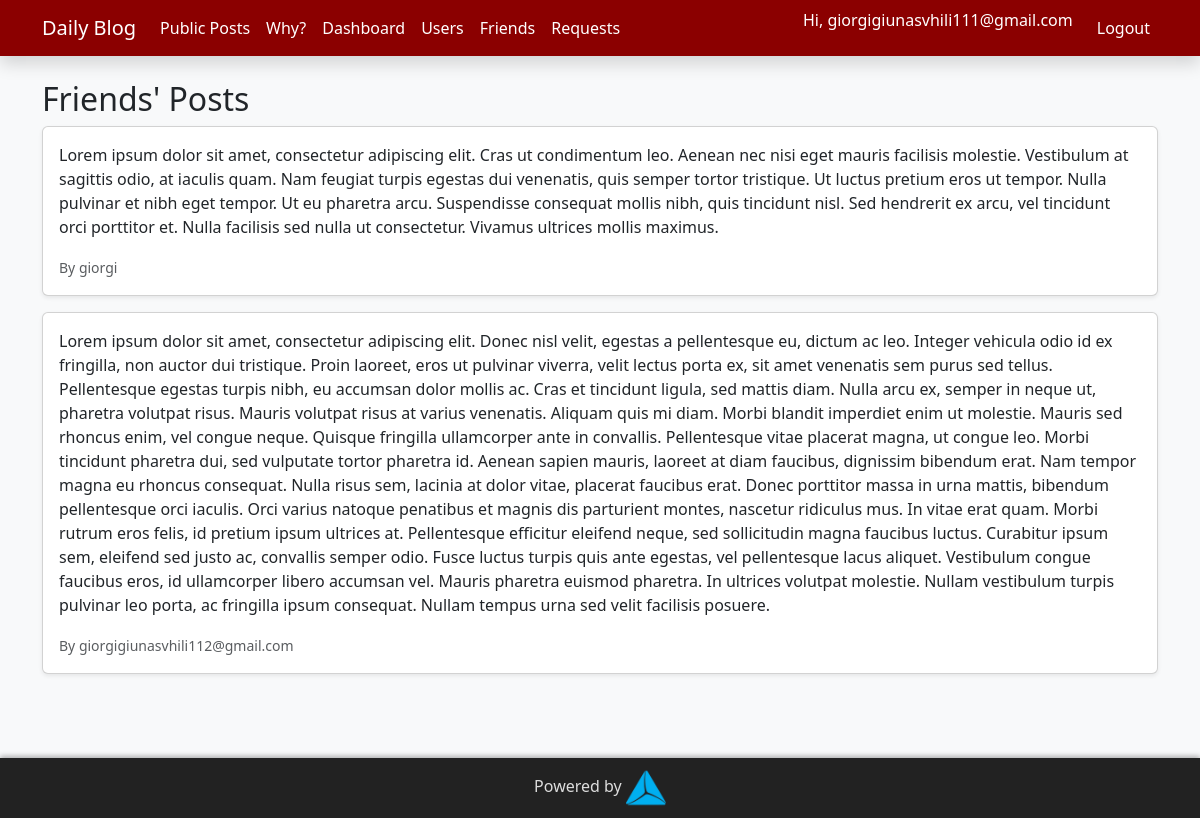
The page /friends (signed in) on the database its author committed.
### models.py (models this page shows)
class User(db.Model, UserMixin):
    id = db.Column(db.Integer, primary_key=True)
    username = db.Column(db.String(80), unique=True, nullable=False)
    password = db.Column(db.String(200), nullable=False)
    posts = db.relationship('Post', backref='author', lazy=True)
    friends = db.relationship('User', secondary=friendship,
        primaryjoin=(friendship.c.user_id == id),
        secondaryjoin=(friendship.c.friend_id == id),
        backref='friend_of')
    def is_admin(self): return self.username.lower() == 'admin'

class Post(db.Model):
    id = db.Column(db.Integer, primary_key=True)
    content = db.Column(db.Text, nullable=False)
    visibility = db.Column(db.String(10), nullable=False)
    user_id = db.Column(db.Integer, db.ForeignKey('user.id'), nullable=False)

### routes.py (the view)
@app.route('/friends')
@login_required
def friends():
    ids = [f.id for f in current_user.friends]
    posts = Post.query.filter(Post.user_id.in_(ids), Post.visibility == 'friends').order_by(Post.id.desc()).all()
    return render_template('friends.html', posts=posts)

### routes.py (called while the page is built)
@login.user_loader
def load_user(user_id): return db.session.get(User, int(user_id))

### templates/friends.html (shortened to what this page needs)
{% extends "base.html" %}
{% block content %}
  <h2>Friends' Posts</h2>
  {% for post in posts %}
    <div class="card mb-3 shadow-sm">
      <div class="card-body">
        <p>{{ post.content }}</p>
        <small class="text-muted">By {{ post.author.username }}</small>
      </div>
    </div>
  {% else %}
    <p>No posts visible from friends.</p>
  {% endfor %}
{% endblock %}

### templates/base.html (shortened to what this page needs)
<!DOCTYPE html>
<html lang="en">
<head>
  <link href="https://cdn.jsdelivr.net/npm/bootstrap@5.3.0/dist/css/bootstrap.min.css" rel="stylesheet" />
</head>
<body>
<nav class="navbar navbar-expand-lg navbar-dark shadow">
  <div class="container">
    <a class="navbar-brand" href="{{ url_for('home') }}">Daily Blog</a>
    <div class="collapse navbar-collapse" id="navbarNav">
      <ul class="navbar-nav me-auto mb-2 mb-lg-0">
        <li class="nav-item"><a class="nav-link" href="{{ url_for('home') }}">Public Posts</a></li>
        <li class="nav-item"><a class="nav-link" href="{{ url_for('why') }}">Why?</a></li>
        {% if current_user.is_authenticated %}
          <li class="nav-item"><a class="nav-link" href="{{ url_for('dashboard') }}">Dashboard</a></li>
          <li class="nav-item"><a class="nav-link" href="{{ url_for('users') }}">Users</a></li>
          <li class="nav-item"><a class="nav-link" href="{{ url_for('friends') }}">Friends</a></li>
          <li class="nav-item"><a class="nav-link" href="{{ url_for('requests') }}">Requests</a></li>
        {% endif %}
      </ul>
      <ul class="navbar-nav">
        {% if current_user.is_authenticated %}
          <li class="nav-item"><span class="navbar-text me-3 text-white">Hi, {{ current_user.username }}</span></li>
          <li class="nav-item"><a class="nav-link" href="{{ url_for('logout') }}">Logout</a></li>
        {% else %}
          <li class="nav-item"><a class="nav-link" href="{{ url_for('login') }}">Login</a></li>
          <li class="nav-item"><a class="nav-link" href="{{ url_for('register') }}">Register</a></li>
        {% endif %}
      </ul>
    </div>
  </div>
</nav>
<div class="container my-4">
  {% block content %}{% endblock %}
</div>
<footer>
  <div>
    Powered by
    <a href="https://tbceducation.ge" target="_blank" rel="noopener" style="color:#ffc107; text-decoration:none;">
      <img src="{{ url_for('static', filename='tbc.png') }}" alt="TBC Logo" />
    </a>
  </div>
</footer>
</body>
</html>

### templates/base.html (style rules this page uses)
body { background-color: #f8f9fa; padding-bottom: 120px; }
.navbar { background-color: #8B0000 !important; }
.navbar .nav-link, .navbar-brand { color: #fff !important; }
footer { position: fixed; bottom: 0; width: 100%; background-color: #222; color: #ddd; padding: 10px 0; text-align: center; box-shadow: 0 -2px 5px rgba(0,0,0,0.3); z-index: 9999; }
footer img { height: 40px; vertical-align: middle; }

### rows shown on the page
User: username "giorgigiunasvhili111@gmail.com"
Post: content "Lorem ipsum dolor sit amet, consectetur adipiscing elit. Cras ut condimentum leo. Aenean nec nisi eget mauris facilisis molestie. Vestibulum at sagittis odio, at iaculis quam. Nam feugiat turpis egestas dui venenatis, quis semper tortor tristique. Ut luctus pretium eros ut tempor. Nulla pulvinar et nibh eget tempor. Ut eu pharetra arcu. Suspendisse consequat mollis nibh, quis tincidunt nisl. Sed hendrerit ex arcu, vel tincidunt orci porttitor et. Nulla facilisis sed nulla ut consectetur. Vivamus ultrices mollis maximus.", author.username "giorgi"
Post: content "Lorem ipsum dolor sit amet, consectetur adipiscing elit. Donec nisl velit, egestas a pellentesque eu, dictum ac leo. Integer vehicula odio id ex fringilla, non auctor dui tristique. Proin laoreet, eros ut pulvinar viverra, velit lectus porta ex, sit amet venenatis sem purus sed tellus. Pellentesque egestas turpis nibh, eu accumsan dolor mollis ac. Cras et tincidunt ligula, sed mattis diam. Nulla arcu ex, semper in neque ut, pharetra volutpat risus. Mauris volutpat risus at varius venenatis. Aliquam quis mi diam. Morbi blandit imperdiet enim ut molestie. Mauris sed rhoncus enim, vel congue neque. Quisque fringilla ullamcorper ante in convallis. Pellentesque vitae placerat magna, ut congue…", author.username "giorgigiunasvhili112@gmail.com"
